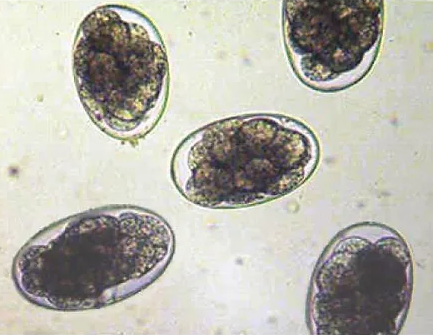
#> input picture flask-server/GetImage.png, 433 x 335 px
$ python -i Shape_Detection_v1.py   (imports and definitions only)   (older library calls are emulated)
#> lines starting #> are read from the running program, lines starting #| are printed output that depends on the picture; after the words box and inside, x2 and y2 are one past the last pixel; in counts of white or black regions, pixels touching at a corner belong together
# -*- coding: utf-8 -*-
"""
Created on Mon Apr  1 13:20:38 2024

@author: kvmal
"""

import cv2
import numpy as np
from matplotlib import image as mpimg
from matplotlib import pyplot as plt
from skimage import measure, img_as_float
from skimage.filters import gaussian
from skimage.segmentation import slic, mark_boundaries
from skimage.segmentation import active_contour

# grayscaling
def parasite(image_path):
#> called with image_path = 'GetImage.png'
    image_path='GetImage.png'
    img_resize = (800, 800)
    img = cv2.imread(image_path)
#> img is the input picture: shape (335, 433, 3); mean B, G, R 172.7, 181.9, 183.5
    img4 = cv2.imread(image_path)
    img5 = cv2.imread(image_path)
    img3 = cv2.imread(image_path)
    img = cv2.resize(img, img_resize, interpolation=cv2.INTER_LINEAR)
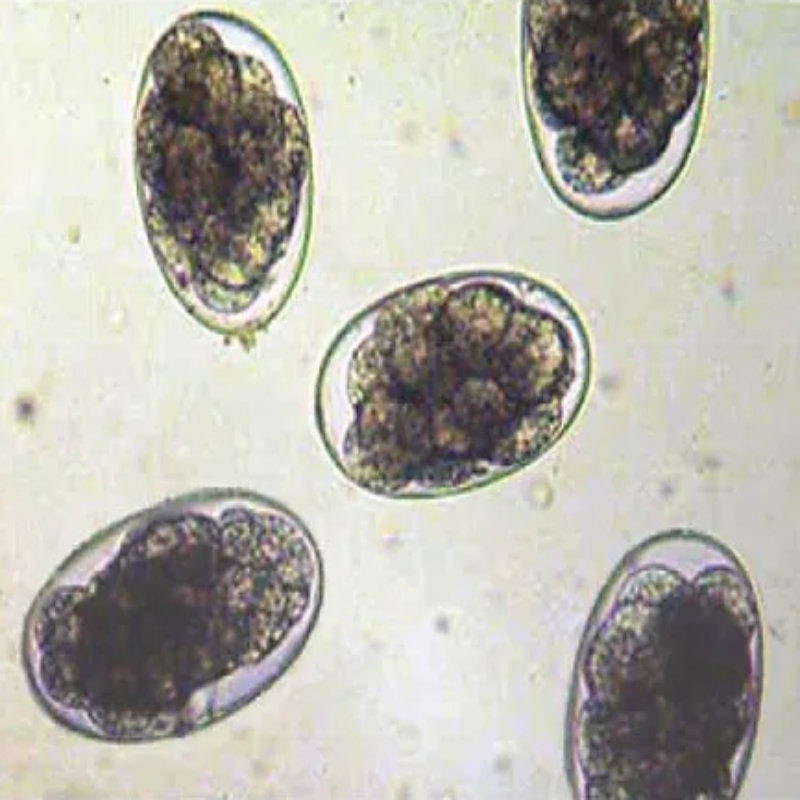
#> img: shape (800, 800, 3); mean B, G, R 172.6, 181.7, 183.4
    # img = cv2.cvtColor(img,cv2.COLOR_BGR2GRAY)
    '''imgplot=plt.imshow(img)
    plt.show()'''

    # contrasting + edge-enhancement for snake contour
    # edgesx = cv2.Sobel(img, -1, dx=1, dy=0, ksize=1)
    # edgesy = cv2.Sobel(img, -1, dx=0, dy=1, ksize=1)
    # edges = edgesx + edgesy
    laplace_img = cv2.Laplacian(img, cv2.CV_64F)
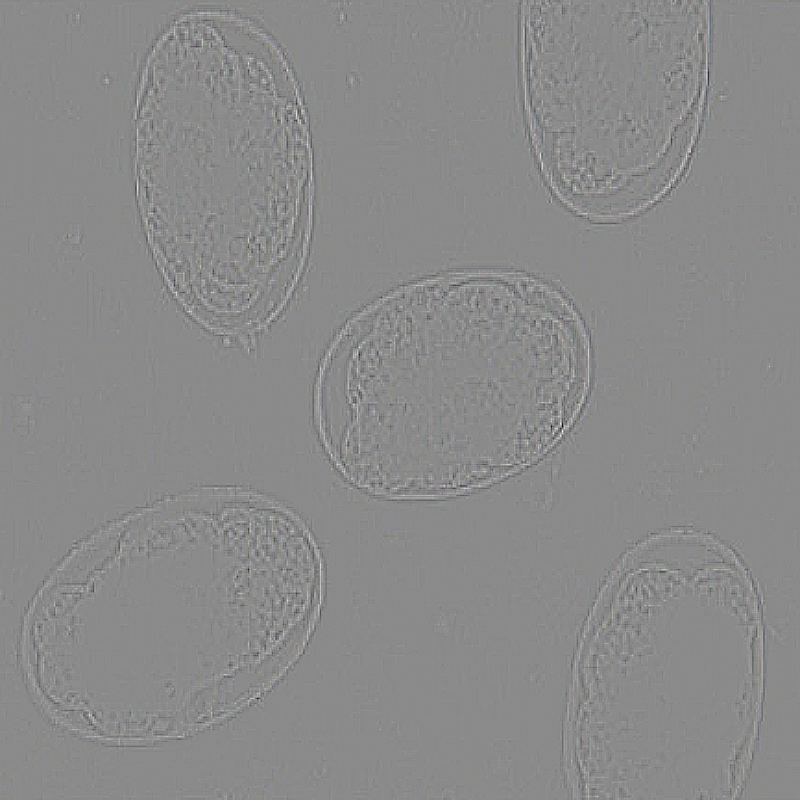
#> laplace_img: shape (800, 800, 3) float64; mean B, G, R 0, 0, 0; drawn with min black and max white

    #actual image processing for active contour 2
    #gaussB = cv2.GaussianBlur(img5,(5,5),0)
    blurredImage = img5.copy()
    for _ in range(3):  # Apply 5 iterations (you can adjust the number as needed)
        blurredImage = cv2.GaussianBlur(blurredImage, (3, 3), 0)
#> this loop made 3 passes
#> pass 2, in parasite, `blurredImage = cv2.GaussianBlur(blurredImage, (3, 3), 0)`:
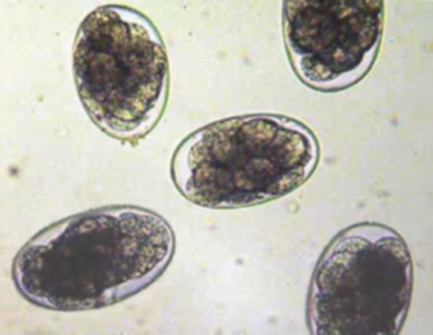
#> blurredImage: shape (335, 433, 3); mean B, G, R 172.8, 181.9, 183.6
    #applies canny filter and laplace filter, before converting it back to int8
    edgesB = cv2.Canny(blurredImage, 100, 160)
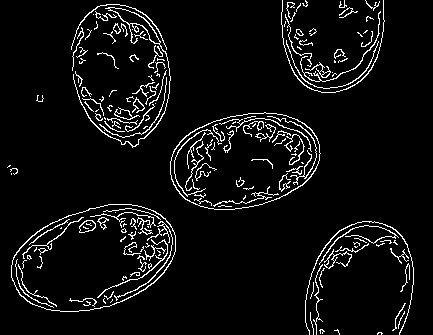
#> edgesB: shape (335, 433); 5.8% white in thin lines or dots
    laplacianImage = cv2.Laplacian(edgesB, cv2.CV_64F)
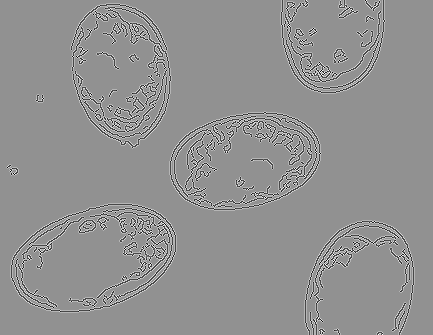
#> laplacianImage: shape (335, 433) float64; min -1020, max 765, mean 0; drawn with min black and max white
    sharpImage = np.uint8(np.clip(laplacianImage, 0, 255))
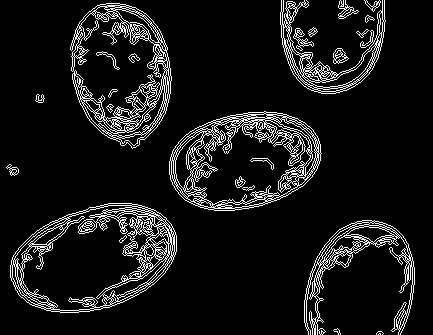
#> sharpImage: shape (335, 433); 9.1% white in thin lines or dots
    #thresholds image
    ret, edgeImage = cv2.threshold(sharpImage, 0, 255, cv2.THRESH_BINARY)
    #find active contours
    contours5, hierarchy5 = cv2.findContours(edgeImage, cv2.RETR_EXTERNAL, cv2.CHAIN_APPROX_SIMPLE)
#> contours5 = 17 contours, 3 with area under 20; largest, box (x1, y1, x2, y2) and area: (10, 203, 177, 313) 13582, (169, 111, 322, 211) 11613, (70, 3, 172, 149) 10980, (304, 220, 415, 335) 3228, (280, 0, 386, 94) 2998
    # print(len(contours5))
    # area2 = cv2.contourArea(contours5[0])
    # perimeter2 = cv2.arcLength(contours5[0], True)
    # makes new array for contours of speific length
    contours6 = []
    x = 0
    #goes through array of contours
    while x < len(contours5):
        #if contours are big enough, it adds it to the new array so it doesnt pick up small contours
        if cv2.contourArea(contours5[x])>800 and cv2.arcLength(contours5[x], True)>150:
            print(cv2.contourArea(contours5[x]))
            #print(cv2.arcLength(contours5[x], True))
            contours6.append(contours5[x])
        x = x+1
#> this loop made 17 passes
#| 3228.5
#| 13581.5
#| 11613.0
#| 10979.5
#| 2998.5
#> after the loop, contours6 = 5 contours; box (x1, y1, x2, y2) and area: (10, 203, 177, 313) 13582, (169, 111, 322, 211) 11613, (70, 3, 172, 149) 10980, (304, 220, 415, 335) 3228, (280, 0, 386, 94) 2998; x = 17
    print(len(contours6))
#| 5
    '''cv2.drawContours(img5, contours6, -1, (0, 255, 0), 2)
    plt.figure(figsize=[10, 10])
    plt.imshow(img5)
    plt.show()'''
    contours7 = []
    threshold = 0.02
    x = 0
    while x < len(contours6):
        areax = cv2.contourArea(contours6[x])
        perimeterx = cv2.arcLength(contours6[x], True)
        circularity = 4 * np.pi * areax / perimeterx * perimeterx
        if(abs(circularity - 1)) > threshold:
            contours7.append(contours6[x])
        x = x + 1
#> this loop made 5 passes
#> (areax, perimeterx, circularity) on passes 1 to 5: (3228.5, 1105.3, 40570.5), (13581.5, 459.2, 170670.2), (11613, 422.3, 145933.3), (10979.5, 448.2, 137972.5), (2998.5, 717, 37680.3)
#> after the loop, contours7 has the same summary as contours6; x = 5
    return x

    # [173 lines of commented-out code are left out]

>>> result = parasite('GetImage.png')
#> result = 5
